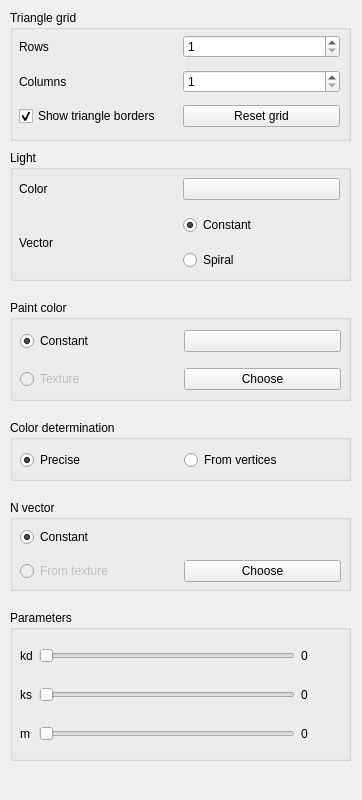
<?xml version="1.0" encoding="UTF-8"?>
<ui version="4.0">
 <class>ParametersPanel</class>
 <widget class="QWidget" name="ParametersPanel">
  <property name="geometry">
   <rect>
    <x>0</x>
    <y>0</y>
    <width>362</width>
    <height>800</height>
   </rect>
  </property>
  <property name="maximumSize">
   <size>
    <width>16777215</width>
    <height>800</height>
   </size>
  </property>
  <property name="windowTitle">
   <string>Form</string>
  </property>
  <widget class="QGroupBox" name="groupBox">
   <property name="geometry">
    <rect>
     <x>10</x>
     <y>10</y>
     <width>341</width>
     <height>131</height>
    </rect>
   </property>
   <property name="title">
    <string>Triangle grid</string>
   </property>
   <widget class="QWidget" name="gridLayoutWidget">
    <property name="geometry">
     <rect>
      <x>9</x>
      <y>19</y>
      <width>321</width>
      <height>107</height>
     </rect>
    </property>
    <layout class="QGridLayout" name="gridLayout">
     <item row="1" column="0">
      <widget class="QLabel" name="label_2">
       <property name="text">
        <string>Columns</string>
       </property>
      </widget>
     </item>
     <item row="0" column="0">
      <widget class="QLabel" name="label">
       <property name="text">
        <string>Rows</string>
       </property>
      </widget>
     </item>
     <item row="0" column="1">
      <widget class="QSpinBox" name="row_spin">
       <property name="minimum">
        <number>1</number>
       </property>
       <property name="maximum">
        <number>1000</number>
       </property>
      </widget>
     </item>
     <item row="1" column="1">
      <widget class="QSpinBox" name="col_spin">
       <property name="minimum">
        <number>1</number>
       </property>
       <property name="maximum">
        <number>1000</number>
       </property>
      </widget>
     </item>
     <item row="2" column="0">
      <widget class="QCheckBox" name="borders_check">
       <property name="text">
        <string>Show triangle borders</string>
       </property>
       <property name="checked">
        <bool>true</bool>
       </property>
      </widget>
     </item>
     <item row="2" column="1">
      <widget class="QPushButton" name="reset_grid_button">
       <property name="text">
        <string>Reset grid</string>
       </property>
      </widget>
     </item>
    </layout>
   </widget>
  </widget>
  <widget class="QGroupBox" name="groupBox_2">
   <property name="geometry">
    <rect>
     <x>10</x>
     <y>150</y>
     <width>341</width>
     <height>131</height>
    </rect>
   </property>
   <property name="title">
    <string>Light</string>
   </property>
   <widget class="QWidget" name="gridLayoutWidget_2">
    <property name="geometry">
     <rect>
      <x>9</x>
      <y>19</y>
      <width>321</width>
      <height>111</height>
     </rect>
    </property>
    <layout class="QGridLayout" name="gridLayout_2">
     <item row="1" column="1">
      <widget class="QRadioButton" name="constant_light_radio">
       <property name="minimumSize">
        <size>
         <width>154</width>
         <height>0</height>
        </size>
       </property>
       <property name="text">
        <string>Constant</string>
       </property>
       <property name="checked">
        <bool>true</bool>
       </property>
       <attribute name="buttonGroup">
        <string notr="true">light_button_group</string>
       </attribute>
      </widget>
     </item>
     <item row="0" column="0">
      <widget class="QLabel" name="label_3">
       <property name="text">
        <string>Color</string>
       </property>
      </widget>
     </item>
     <item row="0" column="1">
      <widget class="QPushButton" name="light_color_button">
       <property name="text">
        <string/>
       </property>
      </widget>
     </item>
     <item row="2" column="1">
      <widget class="QRadioButton" name="spiral_light_radio">
       <property name="text">
        <string>Spiral</string>
       </property>
       <attribute name="buttonGroup">
        <string notr="true">light_button_group</string>
       </attribute>
      </widget>
     </item>
     <item row="1" column="0" rowspan="2">
      <widget class="QLabel" name="label_4">
       <property name="text">
        <string>Vector</string>
       </property>
      </widget>
     </item>
    </layout>
   </widget>
  </widget>
  <widget class="QGroupBox" name="groupBox_3">
   <property name="geometry">
    <rect>
     <x>10</x>
     <y>300</y>
     <width>341</width>
     <height>101</height>
    </rect>
   </property>
   <property name="title">
    <string>Paint color</string>
   </property>
   <widget class="QWidget" name="gridLayoutWidget_3">
    <property name="geometry">
     <rect>
      <x>10</x>
      <y>20</y>
      <width>321</width>
      <height>81</height>
     </rect>
    </property>
    <layout class="QGridLayout" name="gridLayout_3">
     <item row="1" column="1">
      <widget class="QPushButton" name="paint_texture_button">
       <property name="minimumSize">
        <size>
         <width>156</width>
         <height>0</height>
        </size>
       </property>
       <property name="text">
        <string>Choose</string>
       </property>
      </widget>
     </item>
     <item row="0" column="0">
      <widget class="QRadioButton" name="constant_paint_radio">
       <property name="text">
        <string>Constant</string>
       </property>
       <property name="checked">
        <bool>true</bool>
       </property>
       <attribute name="buttonGroup">
        <string notr="true">paint_button_group</string>
       </attribute>
      </widget>
     </item>
     <item row="1" column="0">
      <widget class="QRadioButton" name="texture_paint_radio">
       <property name="enabled">
        <bool>false</bool>
       </property>
       <property name="text">
        <string>Texture</string>
       </property>
       <attribute name="buttonGroup">
        <string notr="true">paint_button_group</string>
       </attribute>
      </widget>
     </item>
     <item row="0" column="1">
      <widget class="QPushButton" name="paint_color_button">
       <property name="text">
        <string/>
       </property>
      </widget>
     </item>
    </layout>
   </widget>
  </widget>
  <widget class="QGroupBox" name="groupBox_5">
   <property name="geometry">
    <rect>
     <x>10</x>
     <y>420</y>
     <width>341</width>
     <height>61</height>
    </rect>
   </property>
   <property name="title">
    <string>Color determination</string>
   </property>
   <widget class="QWidget" name="gridLayoutWidget_4">
    <property name="geometry">
     <rect>
      <x>10</x>
      <y>20</y>
      <width>321</width>
      <height>41</height>
     </rect>
    </property>
    <layout class="QGridLayout" name="gridLayout_4">
     <item row="0" column="0">
      <widget class="QRadioButton" name="precise_paint_radio">
       <property name="text">
        <string>Precise</string>
       </property>
       <property name="checked">
        <bool>true</bool>
       </property>
       <attribute name="buttonGroup">
        <string notr="true">color_det_button_group</string>
       </attribute>
      </widget>
     </item>
     <item row="0" column="1">
      <widget class="QRadioButton" name="vertex_paint_radio">
       <property name="text">
        <string>From vertices</string>
       </property>
       <attribute name="buttonGroup">
        <string notr="true">color_det_button_group</string>
       </attribute>
      </widget>
     </item>
    </layout>
   </widget>
  </widget>
  <widget class="QGroupBox" name="groupBox_4">
   <property name="geometry">
    <rect>
     <x>10</x>
     <y>500</y>
     <width>341</width>
     <height>91</height>
    </rect>
   </property>
   <property name="title">
    <string>N vector</string>
   </property>
   <widget class="QWidget" name="gridLayoutWidget_5">
    <property name="geometry">
     <rect>
      <x>10</x>
      <y>20</y>
      <width>321</width>
      <height>71</height>
     </rect>
    </property>
    <layout class="QGridLayout" name="gridLayout_5">
     <item row="1" column="0">
      <widget class="QRadioButton" name="texture_n_radio">
       <property name="enabled">
        <bool>false</bool>
       </property>
       <property name="text">
        <string>From texture</string>
       </property>
       <attribute name="buttonGroup">
        <string notr="true">n_button_group</string>
       </attribute>
      </widget>
     </item>
     <item row="0" column="0">
      <widget class="QRadioButton" name="constant_n_radio">
       <property name="text">
        <string>Constant</string>
       </property>
       <property name="checked">
        <bool>true</bool>
       </property>
       <attribute name="buttonGroup">
        <string notr="true">n_button_group</string>
       </attribute>
      </widget>
     </item>
     <item row="1" column="1">
      <widget class="QPushButton" name="normal_map_button">
       <property name="text">
        <string>Choose</string>
       </property>
      </widget>
     </item>
    </layout>
   </widget>
  </widget>
  <widget class="QGroupBox" name="groupBox_6">
   <property name="geometry">
    <rect>
     <x>10</x>
     <y>610</y>
     <width>341</width>
     <height>151</height>
    </rect>
   </property>
   <property name="title">
    <string>Parameters</string>
   </property>
   <widget class="QWidget" name="gridLayoutWidget_6">
    <property name="geometry">
     <rect>
      <x>10</x>
      <y>20</y>
      <width>321</width>
      <height>131</height>
     </rect>
    </property>
    <layout class="QGridLayout" name="gridLayout_6">
     <item row="2" column="0">
      <widget class="QLabel" name="label_9">
       <property name="text">
        <string>m</string>
       </property>
      </widget>
     </item>
     <item row="1" column="1">
      <widget class="QSlider" name="ks_slider">
       <property name="maximum">
        <number>100</number>
       </property>
       <property name="orientation">
        <enum>Qt::Horizontal</enum>
       </property>
      </widget>
     </item>
     <item row="2" column="1">
      <widget class="QSlider" name="m_slider">
       <property name="minimum">
        <number>1</number>
       </property>
       <property name="maximum">
        <number>100</number>
       </property>
       <property name="orientation">
        <enum>Qt::Horizontal</enum>
       </property>
      </widget>
     </item>
     <item row="0" column="1">
      <widget class="QSlider" name="kd_slider">
       <property name="minimum">
        <number>0</number>
       </property>
       <property name="maximum">
        <number>100</number>
       </property>
       <property name="orientation">
        <enum>Qt::Horizontal</enum>
       </property>
      </widget>
     </item>
     <item row="1" column="0">
      <widget class="QLabel" name="label_8">
       <property name="text">
        <string>ks</string>
       </property>
      </widget>
     </item>
     <item row="0" column="0">
      <widget class="QLabel" name="label_7">
       <property name="text">
        <string>kd</string>
       </property>
      </widget>
     </item>
     <item row="0" column="2">
      <widget class="QLabel" name="kd_label">
       <property name="minimumSize">
        <size>
         <width>40</width>
         <height>0</height>
        </size>
       </property>
       <property name="text">
        <string>0</string>
       </property>
      </widget>
     </item>
     <item row="1" column="2">
      <widget class="QLabel" name="ks_label">
       <property name="minimumSize">
        <size>
         <width>40</width>
         <height>0</height>
        </size>
       </property>
       <property name="text">
        <string>0</string>
       </property>
      </widget>
     </item>
     <item row="2" column="2">
      <widget class="QLabel" name="m_label">
       <property name="minimumSize">
        <size>
         <width>40</width>
         <height>0</height>
        </size>
       </property>
       <property name="text">
        <string>0</string>
       </property>
      </widget>
     </item>
    </layout>
   </widget>
  </widget>
 </widget>
 <resources/>
 <connections/>
 <buttongroups>
  <buttongroup name="color_det_button_group"/>
  <buttongroup name="n_button_group"/>
  <buttongroup name="light_button_group"/>
  <buttongroup name="paint_button_group"/>
 </buttongroups>
</ui>
